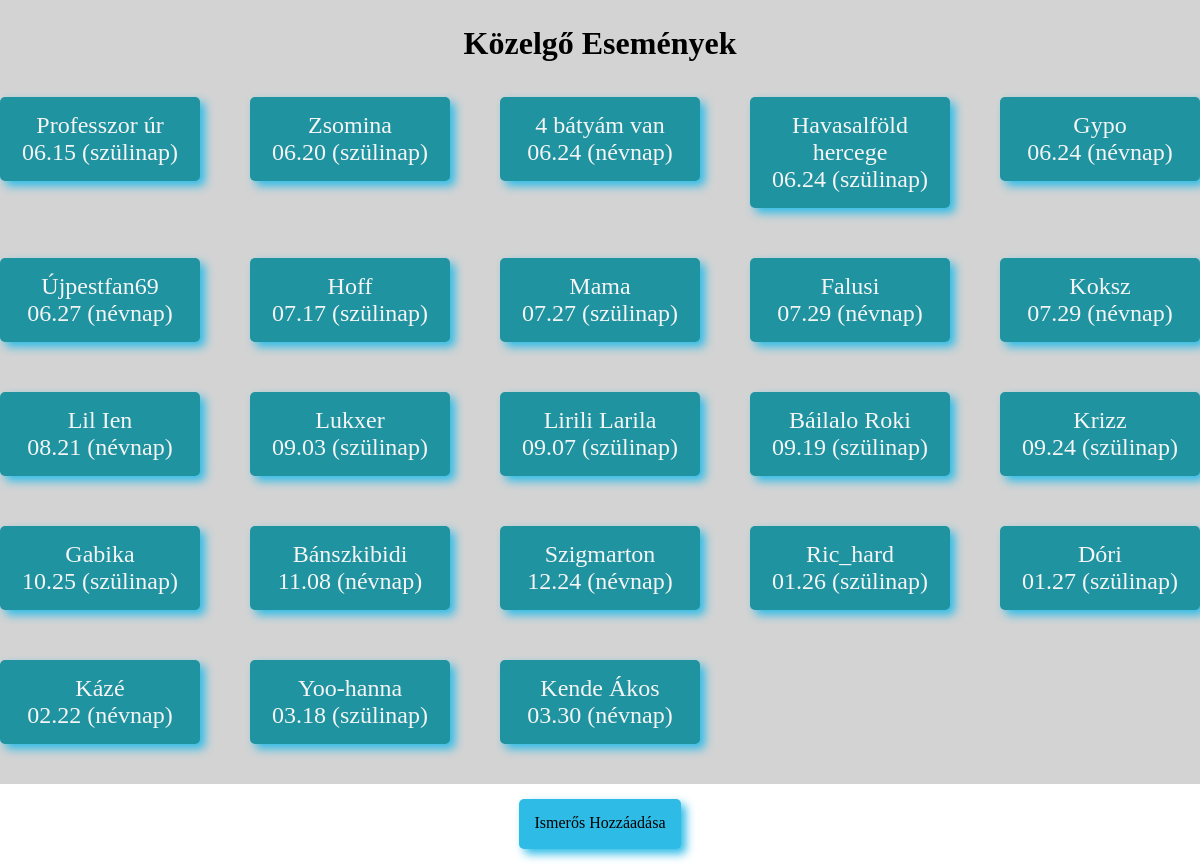
The page / on the database its author committed.
### app_szulinap/models.py (models this page shows, shortened)
class Ember(models.Model):
    teljesnev = models.CharField(max_length=255)
    becenev = models.CharField(max_length=255)
    szulinap = models.DateField()
    nevnap = models.DateField()
    ajandek = models.CharField(max_length=255, null=True, blank=True)
    class Meta:
        verbose_name = "Ember"
        verbose_name_plural = "Emberek"

### app_szulinap/views.py (the view, shortened to what this page needs)
# urls.py: path('', fooldal),
def fooldal(request):
    emberek = Ember.objects.all()
    maidatum = date.today()
    def datum_kulonbseg(ember):
        def nap_ev_nelkul(d):
            return date(maidatum.year, d.month, d.day)
        szulido = nap_ev_nelkul(ember.szulinap)
        nevnapido = nap_ev_nelkul(ember.nevnap)
        def napok_kulonbseg(d):
            diff = (d - maidatum).days
            return diff if diff >= 0 else diff + 365
        szulinap_diff = napok_kulonbseg(szulido)
        nevnap_diff = napok_kulonbseg(nevnapido)
        return min(szulinap_diff, nevnap_diff)
    emberek = sorted(emberek, key=datum_kulonbseg)
    ember_adatok = []
    for ember in emberek:
        szuli = date(maidatum.year, ember.szulinap.month, ember.szulinap.day)
        nev = date(maidatum.year, ember.nevnap.month, ember.nevnap.day)
        if (szuli - maidatum).days % 365 <= (nev - maidatum).days % 365:
            datum = ember.szulinap.strftime("%m.%d") + " (szülinap)"
        else:
            datum = ember.nevnap.strftime("%m.%d") + " (névnap)"
        ember_adatok.append({
            'becenev': ember.becenev,
            'datum': datum
        })
    return render(request, 'app_szulinap/fooldal.html', {
        'emberek': ember_adatok
    })

### app_szulinap/templates/app_szulinap/fooldal.html (shortened to what this page needs)
{% load static %}
<!DOCTYPE html>
<html lang="hu">
<head>
    <link rel="stylesheet" href="{%static 'app_szulinap/fooldal.css'%}">
</head>
<body>
    <header><h1>Közelgő Események</h1></header>
    <main>
    {% for ember in emberek %}
        <a href="profil/">
            <div>
                <p >{{ ember.becenev }}</p>
                <p>{{ ember.datum }}</p>
            </div>
            {% endfor %}
        </a>
    </main>
    <footer>
        <a href="ujember/"> Ismerős Hozzáadása</a>
    </footer>
</body>
</html>

### app_szulinap/static/app_szulinap/fooldal.css (style rules this page uses)
* { color: black; font-family: Cambria, Cochin, Georgia, Times, 'Times New Roman', serif; background-color: lightgray; padding: 0; margin: 0; }
header h1 { text-align: center; padding: 25px; }
main { padding-top: 10px; font-size: 1.5em; display: grid; grid-template-columns: repeat(5,200px); grid-template-rows: auto; gap: 50px; justify-content: center; }
p { color:whitesmoke; background-color: rgb(31, 147, 160); }
div { text-align: center; padding: 15px; background-color: rgb(31, 147, 160); border-radius: 5px; box-shadow: 5px 5px 10px rgb(46, 188, 231); }
footer { position:fixed; margin-top: 50px; background-color: white; bottom: 0; width: 100%; height: 80px; text-align: center; justify-content: center; display: grid; }
main a { text-decoration: none; }
footer a { margin: 15px; text-decoration: none; background-color: rgb(46,188,231); padding: 15px; border-radius: 5px; box-shadow: 5px 5px 10px rgb(46, 188, 231); }

### rows shown on the page
Ember: becenev "Professzor úr"
Ember: becenev "Zsomina"
Ember: becenev "4 bátyám van"
Ember: becenev "Havasalföld hercege"
Ember: becenev "Gypo"
Ember: becenev "Újpestfan69"
Ember: becenev "Hoff"
Ember: becenev "Mama"
Ember: becenev "Falusi"
Ember: becenev "Koksz"
Ember: becenev "Lil Ien"
Ember: becenev "Lukxer"
Ember: becenev "Lirili Larila"
Ember: becenev "Báilalo Roki"
Ember: becenev "Krizz"
Ember: becenev "Gabika"
Ember: becenev "Bánszkibidi"
Ember: becenev "Szigmarton"
Ember: becenev "Ric_hard"
Ember: becenev "Dóri"
Ember: becenev "Kázé"
Ember: becenev "Yoo-hanna"
Ember: becenev "Kende Ákos"

### other values the page prints
{{ ember.datum }} "06.15 (szülinap)" "06.20 (szülinap)" "06.24 (névnap)" "06.24 (szülinap)" "06.24 (névnap)" "06.27 (névnap)" "07.17 (szülinap)" "07.27 (szülinap)" "07.29 (névnap)" "07.29 (névnap)" "08.21 (névnap)" "09.03 (szülinap)" "09.07 (szülinap)" "09.19 (szülinap)" "09.24 (szülinap)" "10.25 (szülinap)" "11.08 (névnap)" "12.24 (névnap)" "01.26 (szülinap)" "01.27 (szülinap)" "02.22 (névnap)" "03.18 (szülinap)" "03.30 (névnap)"
